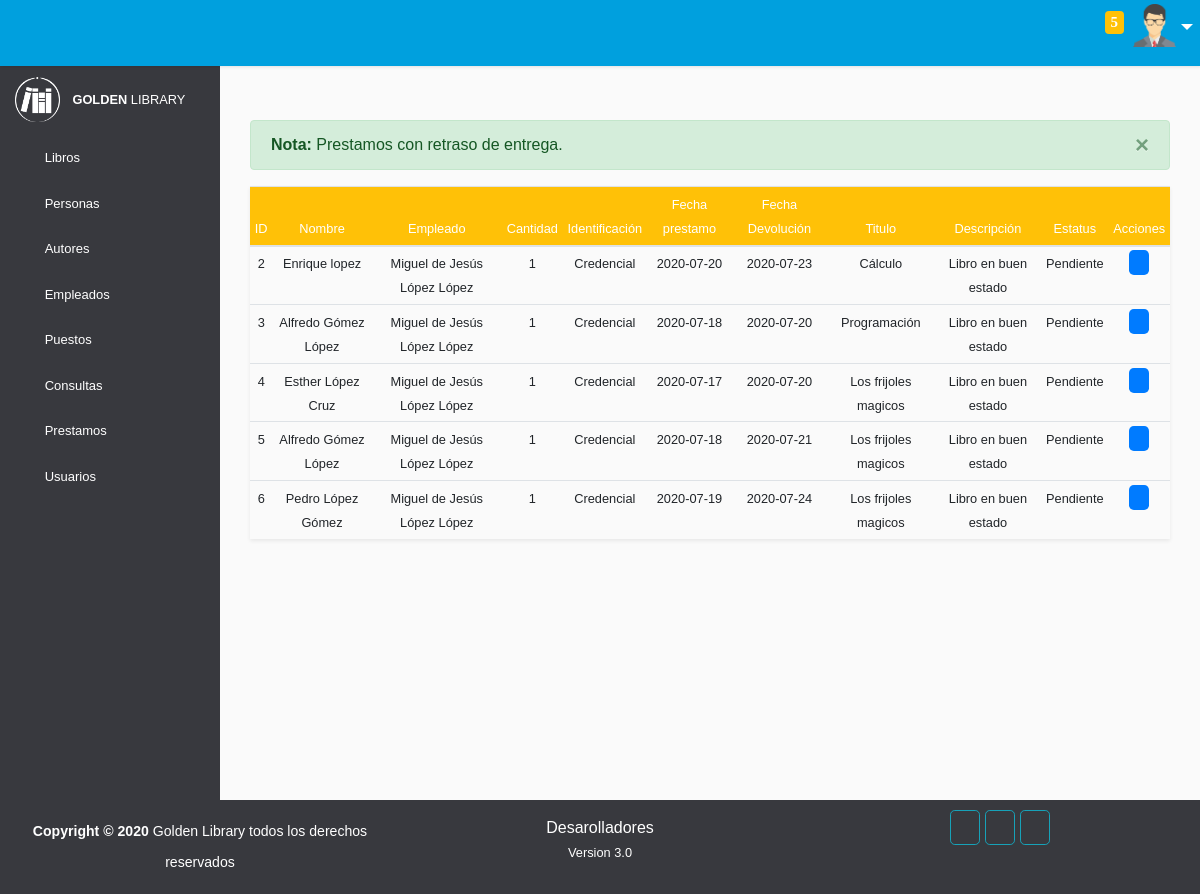
/prestamos/pendientes.php (signed in), run on the app's committed database.
### tables this page shows
CREATE TABLE IF NOT EXISTS `prestamos` (
  `Id_prestamo` int(11) NOT NULL AUTO_INCREMENT,
  `Id_empleado` int(11) NOT NULL,
  `Id_persona` int(11) NOT NULL,
  `Cantidad` int(1) NOT NULL,
  `Identificacion` varchar(20) NOT NULL,
  `Fecha_prestamo` date NOT NULL,
  `Fecha_devolucion` date NOT NULL,
  `Estatus` varchar(9) NOT NULL,
  PRIMARY KEY (`Id_prestamo`),
  KEY `FK__empleados` (`Id_empleado`),
  KEY `FK_prestamos_personas` (`Id_persona`),
  CONSTRAINT `FK__empleados` FOREIGN KEY (`Id_empleado`) REFERENCES `empleados` (`Id_empleado`),
  CONSTRAINT `FK_prestamos_personas` FOREIGN KEY (`Id_persona`) REFERENCES `personas` (`Id_persona`)
);

CREATE TABLE IF NOT EXISTS `personas` (
  `Id_persona` int(11) NOT NULL AUTO_INCREMENT,
  `Nombre` varchar(40) NOT NULL,
  `Barrio` varchar(16) NOT NULL,
  `Calle` varchar(16) NOT NULL,
  `Numero` int(3) unsigned DEFAULT NULL,
  `Estado` varchar(18) NOT NULL,
  `Ciudad` varchar(18) NOT NULL,
  `Sexo` varchar(9) NOT NULL,
  `Fecha_nacimiento` date NOT NULL,
  `Telefono` varchar(10) NOT NULL,
  `Correo` varchar(50) DEFAULT NULL,
  `Activo` int(1) NOT NULL DEFAULT '1',
  PRIMARY KEY (`Id_persona`)
);

CREATE TABLE IF NOT EXISTS `libros` (
  `Id_libro` int(11) NOT NULL AUTO_INCREMENT,
  `Titulo` varchar(50) NOT NULL,
  `Copias` int(1) NOT NULL,
  `Editorial` varchar(30) NOT NULL,
  `Fecha_edicion` date DEFAULT NULL,
  `Categoria` varchar(30) NOT NULL,
  `Estante` int(1) NOT NULL,
  `Activo` int(1) NOT NULL DEFAULT '1',
  PRIMARY KEY (`Id_libro`)
);

CREATE TABLE IF NOT EXISTS `detalle` (
  `Id_prestamo` int(11) NOT NULL,
  `Id_libro` int(11) NOT NULL,
  `Descripcion` varchar(80) NOT NULL,
  KEY `FK_detalle_libros` (`Id_libro`),
  KEY `FK_detalle_prestamos` (`Id_prestamo`),
  CONSTRAINT `FK_detalle_libros` FOREIGN KEY (`Id_libro`) REFERENCES `libros` (`Id_libro`),
  CONSTRAINT `FK_detalle_prestamos` FOREIGN KEY (`Id_prestamo`) REFERENCES `prestamos` (`Id_prestamo`) ON DELETE CASCADE
);

### prestamos/pendientes.php (the view, shortened to what this page needs)
<!DOCTYPE html>
<html>
<head>
    <link rel="stylesheet" type="text/css" href="../vendor/bootstrap/css/bootstrap.min.css">
    <link rel="stylesheet" href="../vendor/bootstrap/css/style.css">
    <link rel="stylesheet" type="text/css" href="../icofont/icofont.min.css">
    <link rel="stylesheet" type="text/css" href="../vendor/bootstrap/css/sweetalert.css">
</head>
<body>
    <div class="wrapper">
        <nav id="sidebar">
            <div class="sidebar-header">
                <img width="45" height="45" src="../images/logo.png" alt="">
                <small><b class="ml-2">GOLDEN </b>LIBRARY</small>
            </div>
            <ul class="list-unstyled components">
                <li class="">
                    <a href="#homeSubmenu" data-toggle="collapse" aria-expanded="false" class="dropdown-toggle"><span class="icofont-library mr-3 h4 text-white"></span>Libros<i class="icofont-rounded-down text-white"></i></a>
                </li>
                <li class="">
                    <a href="#pageSubmenu" data-toggle="collapse" aria-expanded="false" class="dropdown-toggle"><span class="icofont-people mr-3 h4 text-white"></span>Personas<i class="icofont-rounded-down text-white"></i></a>
                </li>
                <li class="">
                    <a href="#autoresSubmenu" data-toggle="collapse" aria-expanded="false" class="dropdown-toggle"><span class="icofont-read-book-alt mr-3 h4 text-white"></span>Autores<i class="icofont-rounded-down text-white"></i></a>
                </li>
                <li class="">
                    <a href="#empleadosSubmenu" data-toggle="collapse" aria-expanded="false" class="dropdown-toggle"><span class="icofont-business-man mr-3 h4 text-white"></span>Empleados<i class="icofont-rounded-down text-white"></i></a>
                </li>
                <li class="">
                    <a href="#puestoSubmenu" data-toggle="collapse" aria-expanded="false" class="dropdown-toggle"><span class="icofont-tick-boxed mr-3 h4 text-white"></span>Puestos<i class="icofont-rounded-down text-white"></i></a>
                </li>
                <li class="">
                    <a href="#consultaSubmenu" data-toggle="collapse" aria-expanded="false" class="dropdown-toggle"><span class="icofont-learn mr-3 h4 text-white"></span>Consultas<i class="icofont-rounded-down text-white"></i></a>
                </li>
                <li class="">
                    <a href="#prestamoSubmenu" data-toggle="collapse" aria-expanded="false" class="dropdown-toggle"><span class="icofont-paper mr-3 h4 text-white"></span>Prestamos<i class="icofont-rounded-down text-white"></i></a>
                </li>
                <li class="">
                    <a href="#userSubmenu" data-toggle="collapse" aria-expanded="false" class="dropdown-toggle"><span class="icofont-users-alt-4 mr-3 h4 text-white"></span>Usuarios<i class="icofont-rounded-down text-white"></i></a>
                </li>
            </ul>
        </nav>
        <div class="menu">
            <nav style="background-color:#00A0DE" class="p-2 navbar navbar-expand-lg navbar-light">
                <div class="container-fluid">
                    <a href="#"><span id="sidebarCollapse" class="text-white h3 icofont-navigation-menu"></span></a>
                    <div class="ml-3 text-center text-white">
                    </div>
                    <div class="collapse navbar-collapse" id="navbarSupportedContent">
                        <ul class="nav navbar-nav ml-auto">
                            <li class="nav-item">
                                <a data-toggle="modal" data-target="#exampleModalScrollable1" class="text-white h5 nav-link" href="#" title="Nuestra empresa"><i class="mr-2 icofont-building-alt"></i></a>
                            </li>
                            <li class="nav-item">
                                <a data-toggle="modal" data-target="#exampleModalScrollable" class="text-white h5 nav-link" href="#" title="Contactanos"><i class="mr-2 icofont-search-map"></i></a>
                            </li>
                            <li class="nav-item">
                                <a class="text-white h5 nav-link" href="../inicio.php"><i class="icofont-ui-home" title="Inicio"></i></a>
                            </li>
                            <li class="nav-item">
                                <a href="pendientes.php" class="text-white h5 nav-link" href="#"><i class="icofont-notification" title="Notificaciones"><span style="position: relative; top: -8px;" class="bg-warning badge count">
                                      <?php
                                        require_once("../conexion/conexion.php");
                                        $buscar_pend="SELECT COUNT(Id_prestamo) AS numero FROM prestamos WHERE Fecha_devolucion<NOW() AND Estatus='Pendiente'";
                                        $confirmar=$conexion->query($buscar_pend);
                                        $rows=$confirmar->fetch_assoc();
                                        echo $rows['numero'];;
                                        ?>
                                </span></i></a>
                            </li>
                            <li class="nav-item">
                                <div class="btn-group">
                                  <button type="button" id="perfil" class="btn dropdown-toggle" data-toggle="dropdown" aria-haspopup="true" aria-expanded="false">
                                    <img width="43" height="43" src="../images/user.png" alt="">
                                  </button>
                            </div>
                            </li>
                        </ul>
                    </div>
                </div>
            </nav>
        </div>
        <div class="container table-responsive">
            <br><br><br><br>
            <form action="#" class="form" method="POST">
                <br>
                <div class="container">
                <div class="alert alert-success alert-dismissible fade show" role="alert">
                  <strong>Nota:</strong> Prestamos con retraso de entrega.
                  <button type="button" class="close" data-dismiss="alert" aria-label="Close">
                    <span aria-hidden="true">&times;</span>
                  </button>
                </div>
            </div>
                <div class="container-fluid" id="datos">
                    <table class='table table-sm table-hover gb-white shadow-sm'>
                        <thead>
                                <tr class='bg-warning text-white font-weight-bold'>
                                <th class='text-center'><small>ID</small></th>
                                <th class='text-center'><small>Nombre</small></th>
                                <th class='text-center'><small>Empleado</small></th>
                                <th class='text-center'><small>Cantidad</small></th>
                                <th class='text-center'><small>Identificación</small></th>
                                <th class='text-center'><small>Fecha prestamo</small></th>
                                <th class='text-center'><small>Fecha Devolución</small></th>
                                <th class='text-center'><small>Titulo</small></th>
                                <th class='text-center'><small>Descripción</small></th>
                                <th class='text-center'><small>Estatus</small></th>
                                <th colspan='2' class='text-center'><small>Acciones</small></th>
                            </tr>
                        </thead>
                        <tbody>
                            <?php
                                    require_once("../conexion/conexion.php");
                                    $query="SELECT prestamos.Id_prestamo,personas.Nombre,prestamos.Cantidad,prestamos.Identificacion,
                                prestamos.Fecha_prestamo,prestamos.Fecha_devolucion,libros.Titulo,detalle.Descripcion,
                                prestamos.Estatus FROM libros,prestamos,detalle,personas WHERE
                                prestamos.Id_persona=personas.Id_persona AND libros.Id_libro=detalle.Id_libro AND
                                prestamos.Id_prestamo=detalle.Id_prestamo AND prestamos.Fecha_devolucion<NOW() AND prestamos.Estatus='Pendiente' ORDER BY Id_prestamo";
                                    $resultado=$conexion->query($query);
                                    $query1="SELECT personas.Nombre FROM empleados,prestamos,personas WHERE empleados.Id_persona=personas.Id_persona
                                        AND prestamos.Id_empleado=empleados.Id_empleado";
                                        $resultado1=$conexion->query($query1);
                                       while ($fila=$resultado->fetch_assoc() AND $fila1=$resultado1->fetch_assoc()) {
                                     ?>
                                        <tr class='text-center'>
                                            <td><small><?php echo $fila['Id_prestamo']; ?></small></td>
                                            <td><small><?php echo $fila['Nombre']; ?></small></td>
                                            <td><small><?php echo $fila1['Nombre']; ?></small></td>
                                            <td><small><?php echo $fila['Cantidad']; ?></small></td>
                                            <td><small><?php echo $fila['Identificacion']; ?></small></td>
                                            <td><small><?php echo $fila['Fecha_prestamo']; ?></small></td>
                                            <td><small><?php echo $fila['Fecha_devolucion']; ?></small></td>
                                            <td><small><?php echo $fila['Titulo']; ?></small></td>
                                            <td><small><?php echo $fila['Descripcion']; ?></small></td>
                                            <td><small><?php echo $fila['Estatus']; ?></small></td>
                                            <td><a class="bg-primary py-1 rounded-lg" href="modificar_prestamos.php?id=<?php echo $fila['Id_prestamo'] ?>"><span class='h6 text-white icofont-ui-edit px-1'></span></a></td>
                                        </tr>
                             <?php
                                }
                             ?>
                        </tbody>
                    </table>
                </div>
                </form>
          </div>
    </div>
    <footer class=" ">
        <div class="container-fluid text-center">
            <div class="row">
                <div class="col-md-4">
                    <p class="text-white pt-3"><small><b>Copyright &copy; 2020 </b>Golden Library todos los derechos reservados</small></p>
                </div>
                <div class="col-md-4 text-white mt-3 mb-2">
                    <div class="contaiter">
                        <a href="../conexion/desarolladores.php">Desarolladores</a>
                        <br>
                        <small>Version 3.0</small>
                    </div>
                </div>
                <div class="col-md-4 text-white mt-3 mb-2">
                    <div class="container">
                        <div class="d-inline">
                            <a href="" class="rounded-lg border border-info pt-2 p-2"><span class="icofont-facebook text-white h6"></span></a>
                        </div>
                        <div class="d-inline">
                            <a href="" class="rounded-lg border border-info pt-2 p-2"><span class="icofont-brand-whatsapp text-white h6"></span></a>
                        </div>
                        <div class="d-inline">
                            <a href="" class="rounded-lg border border-info pt-2 p-2"><span class="icofont-instagram text-white h6"></span></a>
                        </div>
                    </div>
                </div>
            </div>
        </div>
    </footer>
</body>
</html>

### data on the page
personas: Nombre "Miguel de Jesús López López"
prestamos: Id_prestamo "2", Cantidad "1", Identificacion "Credencial", Fecha_prestamo "2020-07-20", Fecha_devolucion "2020-07-23", Estatus "Pendiente"
personas: Nombre "Enrique lopez"
libros: Titulo "Cálculo"
detalle: Descripcion "Libro en buen estado"
prestamos: Id_prestamo "3", Cantidad "1", Identificacion "Credencial", Fecha_prestamo "2020-07-18", Fecha_devolucion "2020-07-20", Estatus "Pendiente"
personas: Nombre "Alfredo Gómez López"
libros: Titulo "Programación"
detalle: Descripcion "Libro en buen estado"
prestamos: Id_prestamo "4", Cantidad "1", Identificacion "Credencial", Fecha_prestamo "2020-07-17", Fecha_devolucion "2020-07-20", Estatus "Pendiente"
personas: Nombre "Esther López Cruz"
libros: Titulo "Los frijoles magicos"
detalle: Descripcion "Libro en buen estado"
prestamos: Id_prestamo "5", Cantidad "1", Identificacion "Credencial", Fecha_prestamo "2020-07-18", Fecha_devolucion "2020-07-21", Estatus "Pendiente"
detalle: Descripcion "Libro en buen estado"
prestamos: Id_prestamo "6", Cantidad "1", Identificacion "Credencial", Fecha_prestamo "2020-07-19", Fecha_devolucion "2020-07-24", Estatus "Pendiente"
personas: Nombre "Pedro López Gómez"
libros: Titulo "Los frijoles magicos"
detalle: Descripcion "Libro en buen estado"

### other printed values
$rows['numero'] "5"
